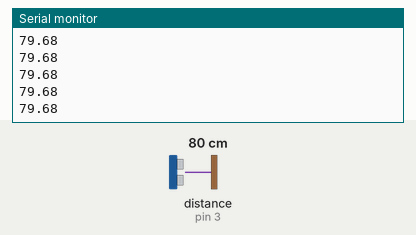
A sketch run on a simulated Arduino Uno, built with avr-gcc and run on an emulated ATmega328P. On the bench: the last lines printed to the serial monitor. Wiring (inferred from the names in the program): ultrasonic range finder: trigger pin 2; echo pin 3. The inputs (shaded band) are chosen by the test bench; at power-on: distance to the obstacle (sensor on pin 3) 80 cm. The echo pulse lasts 58.3 µs per cm.

Above: at 1.2 s.
1.3 s: distance to the obstacle (sensor on pin 3) set to 2 cm
At 2.1 s:
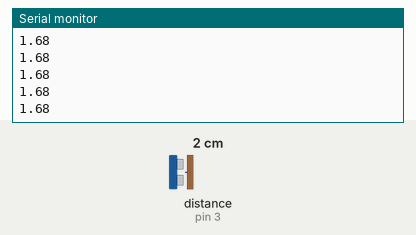
2.8 s: distance to the obstacle (sensor on pin 3) set to 4 cm
At 3.5 s:
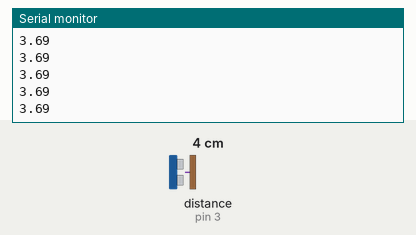
Timing chart, 0 to 5.8 s (numbered marks = the images above; inputs shaded):
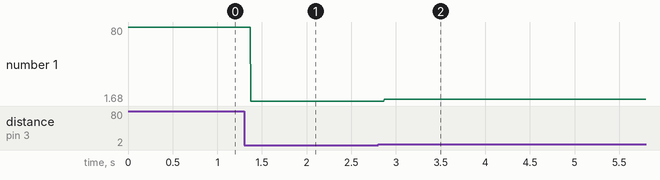

Measured:
- after the input at 1.3 s, the serial monitor: prints a new line after 0.07 s (image 1)
- after the input at 2.8 s, the serial monitor: prints a new line after 0.07 s (image 2)
- plotted number 1: 79.68 → 1.68 after the input at 1.3 s, 1.68 → 3.6 after the input at 2.8 s

The sketch:

ultrasonic-test.ino
```cpp
int trigPin = 2;
int echoPin = 3;
double duration;
double distance;

void setup() {
  pinMode(trigPin, OUTPUT);
  pinMode(echoPin,INPUT);

  Serial.begin(9600);

  // Serial.println("Ultrasonic Sensor HC-SR04 Test"); // print some text in Serial Monitor
  //Serial.println("with Arduino UNO R3");

}

void loop() {
  digitalWrite(trigPin, LOW);
  delayMicroseconds(2);
  digitalWrite(trigPin, HIGH);
  delayMicroseconds(10);
  digitalWrite(trigPin, LOW);

  // Distance in centimeters - between 30 and 450
  duration = pulseIn(echoPin, HIGH);
  distance = duration * 0.0343 /2;
  Serial.println(distance);

}
```
